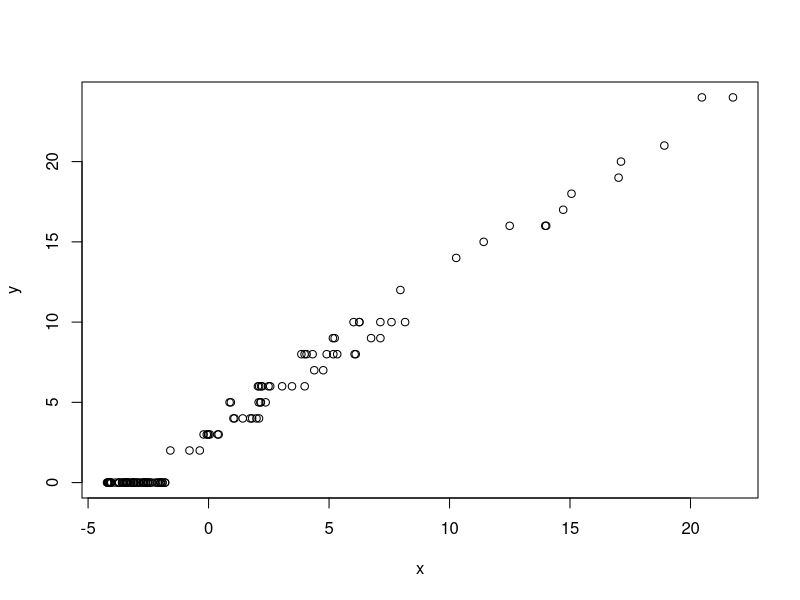
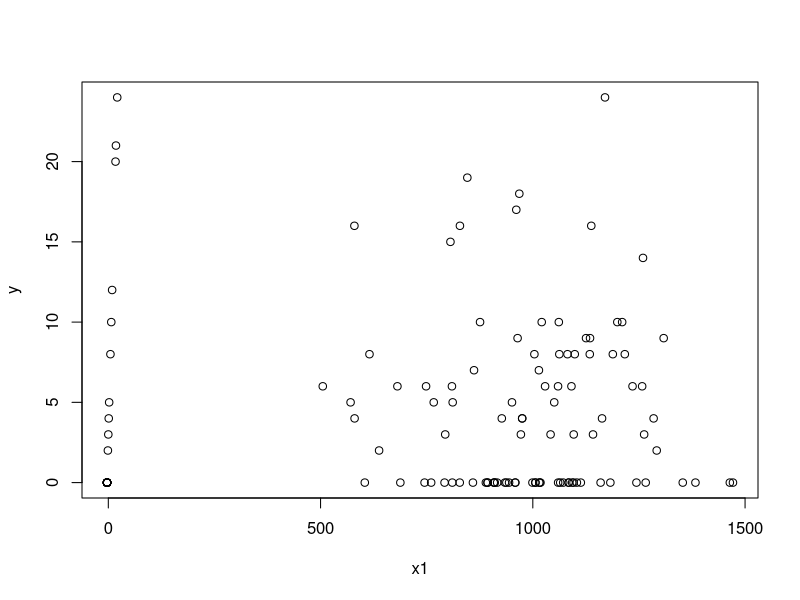

Write R code to recreate these figures, in order. (Note: this script raises an error after producing the figures.)
setwd("/Users/Admin/Documents/workspace/GE Inv/")

invD <- read.csv("Inventory-data.csv")

c = 3
m = 1
y <- invD$Issue[invD$Part.Number == "GN-301"]
# y <- c + m*x + sample(-100000:100000/8100000, length(x),replace = T)
x <- (y-c)/m + sample(-100000:100000/81000, length(y),replace = T)
plot(x,y)

y <- invD$Issue[invD$Part.Number == "GN-301"]
# y <- c + m*x + sample(-100000:100000/8100000, length(x),replace = T)
x1 <- (y-c)/m
View(x1)
corrupt1 <- rbinom(length(x1),1,0.8) # choose an average of 10% to corrupt at random
corrupt1 <- as.logical(corrupt1)
noise1 <- rnorm(sum(corrupt1),1000,200) # generate the noise to add
x1[corrupt1] <- x1[corrupt1] + noise1
plot(x1,y)


str <- "output$InvLvl <- renderText(input$featr)"
codestrs <- sapply(featrs, function (x) gsub("featr", x, str))

str <- "input$featr"
codestrs <- sapply(featrs, function (x) gsub("featr", x, str))
paste(codestrs,collapse = ", ")

getgraph4(df,"GN-301")
